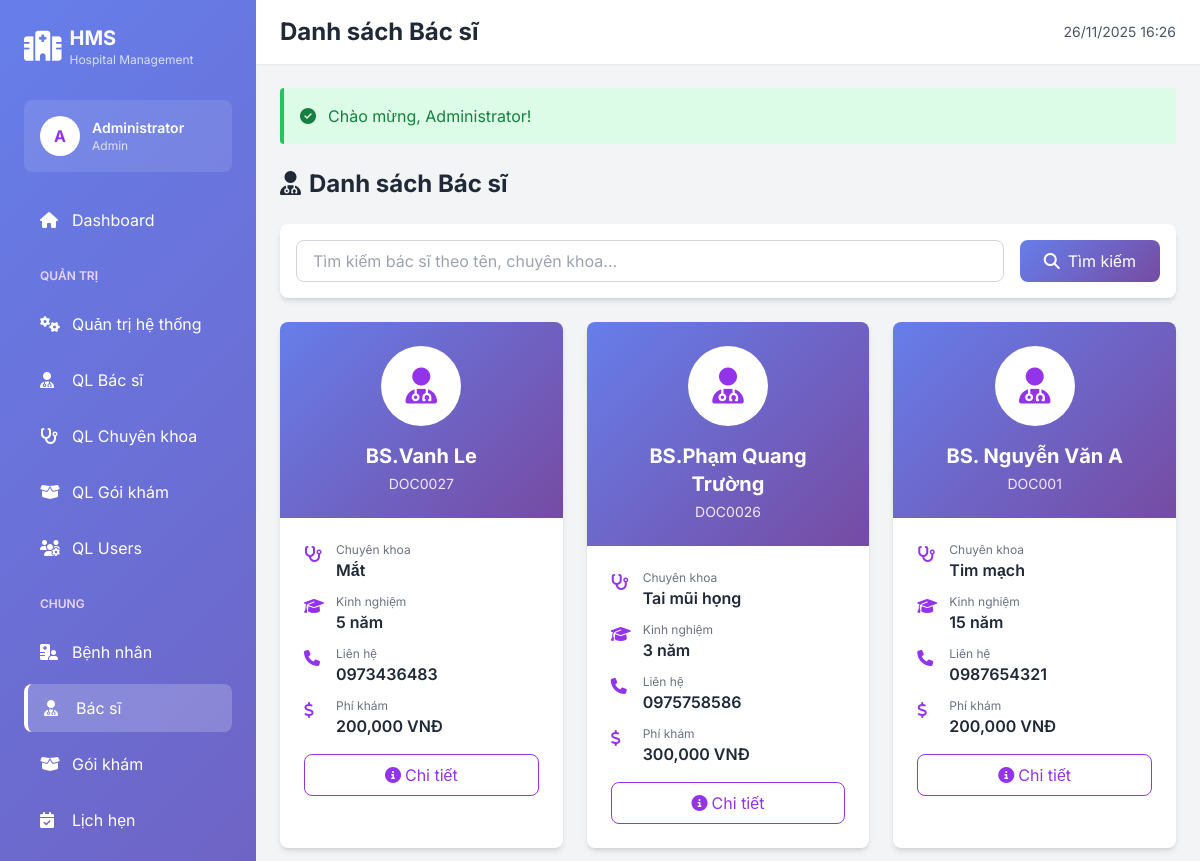
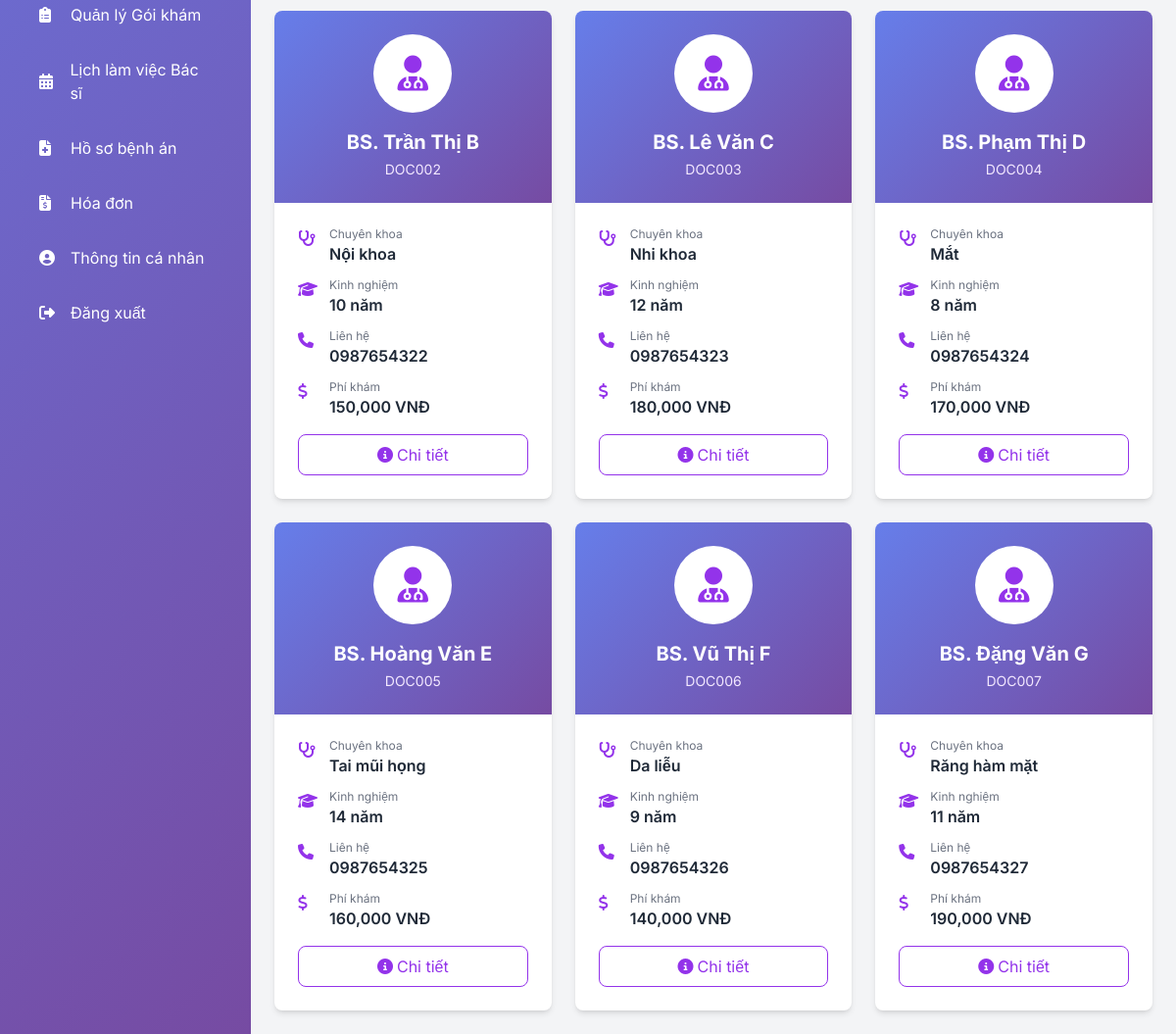
Page /WebBenhvien/hospital-management-system/public/doctors (signed in) on the committed database (2 pictures, top to bottom).
### tables this page shows
CREATE TABLE `doctors` (
  `id` int(11) NOT NULL,
  `user_id` int(11) NOT NULL,
  `doctor_code` varchar(20) NOT NULL,
  `specialization_id` int(11) NOT NULL,
  `license_number` varchar(50) NOT NULL,
  `qualification` text DEFAULT NULL,
  `experience_years` int(11) DEFAULT 0,
  `consultation_fee` decimal(10,2) DEFAULT 0.00,
  `available_days` varchar(100) DEFAULT NULL,
  `available_hours` varchar(50) DEFAULT NULL,
  `bio` text DEFAULT NULL,
  `education` text DEFAULT NULL,
  `certifications` text DEFAULT NULL,
  `languages` varchar(255) DEFAULT NULL,
  `rating` decimal(3,2) DEFAULT 0.00,
  `total_patients` int(11) DEFAULT 0,
  `is_available` tinyint(1) DEFAULT 1,
  `created_at` timestamp NOT NULL DEFAULT current_timestamp(),
  `updated_at` timestamp NOT NULL DEFAULT current_timestamp() ON UPDATE current_timestamp()
);

CREATE TABLE `users` (
  `id` int(11) NOT NULL,
  `username` varchar(50) NOT NULL,
  `email` varchar(100) NOT NULL,
  `password` varchar(255) NOT NULL,
  `full_name` varchar(100) NOT NULL,
  `phone` varchar(20) DEFAULT NULL,
  `date_of_birth` date DEFAULT NULL,
  `gender` enum('male','female','other') DEFAULT 'other',
  `address` text DEFAULT NULL,
  `avatar` varchar(255) DEFAULT NULL,
  `role` enum('admin','doctor','patient','staff','receptionist') DEFAULT 'patient',
  `is_active` tinyint(1) DEFAULT 1,
  `created_at` timestamp NOT NULL DEFAULT current_timestamp(),
  `updated_at` timestamp NOT NULL DEFAULT current_timestamp() ON UPDATE current_timestamp()
);

CREATE TABLE `specializations` (
  `id` int(11) NOT NULL,
  `name` varchar(100) NOT NULL,
  `description` text DEFAULT NULL,
  `min_age` int(11) DEFAULT 0,
  `max_age` int(11) DEFAULT 150,
  `gender_requirement` enum('male','female','both') DEFAULT 'both',
  `icon` varchar(50) DEFAULT 'fa-stethoscope',
  `is_active` tinyint(1) DEFAULT 1,
  `created_at` timestamp NOT NULL DEFAULT current_timestamp(),
  `updated_at` timestamp NOT NULL DEFAULT current_timestamp() ON UPDATE current_timestamp()
);

### app/Views/doctors/index.php (the view, shortened to what the rows shown need)
<?php if (empty($doctors)): ?>
    <div class="bg-white rounded-lg shadow-md p-12 text-center">
        <i class="fas fa-user-md text-6xl text-gray-300 mb-4"></i>
        <p class="text-gray-500 text-lg">Không tìm thấy bác sĩ nào</p>
    </div>
<?php else: ?>
    <div class="grid grid-cols-1 md:grid-cols-2 lg:grid-cols-3 gap-6">
        <?php foreach ($doctors as $doctor): ?>
        <div class="bg-white rounded-lg shadow-md overflow-hidden card-hover">
            <div class="gradient-bg p-6 text-white">
                <div class="w-20 h-20 bg-white rounded-full flex items-center justify-center mx-auto mb-4">
                    <i class="fas fa-user-md text-4xl text-purple-600"></i>
                </div>
                <h3 class="text-xl font-bold text-center"><?= htmlspecialchars($doctor['full_name']) ?></h3>
                <p class="text-center text-purple-100 text-sm mt-1"><?= htmlspecialchars($doctor['doctor_code']) ?></p>
            </div>
            <div class="p-6">
                <div class="space-y-3 mb-4">
                    <div class="flex items-start">
                        <i class="fas fa-stethoscope text-purple-600 mt-1 mr-3 w-5"></i>
                        <div>
                            <p class="text-xs text-gray-500">Chuyên khoa</p>
                            <p class="font-semibold text-gray-800"><?= htmlspecialchars($doctor['specialization']) ?></p>
                        </div>
                    </div>
                    <div class="flex items-start">
                        <i class="fas fa-graduation-cap text-purple-600 mt-1 mr-3 w-5"></i>
                        <div>
                            <p class="text-xs text-gray-500">Kinh nghiệm</p>
                            <p class="font-semibold text-gray-800"><?= $doctor['experience_years'] ?> năm</p>
                        </div>
                    </div>
                    <div class="flex items-start">
                        <i class="fas fa-phone text-purple-600 mt-1 mr-3 w-5"></i>
                        <div>
                            <p class="text-xs text-gray-500">Liên hệ</p>
                            <p class="font-semibold text-gray-800"><?= htmlspecialchars($doctor['phone']) ?></p>
                        </div>
                    </div>
                    <div class="flex items-start">
                        <i class="fas fa-dollar-sign text-purple-600 mt-1 mr-3 w-5"></i>
                        <div>
                            <p class="text-xs text-gray-500">Phí khám</p>
                            <p class="font-semibold text-gray-800"><?= number_format($doctor['consultation_fee']) ?> VNĐ</p>
                        </div>
                    </div>
                </div>
                <div class="flex gap-2">
                    <a href="<?= APP_URL ?>/doctors/<?= $doctor['id'] ?>"
                       class="flex-1 text-center px-4 py-2 border border-purple-600 text-purple-600 rounded-lg hover:bg-purple-50 transition">
                        <i class="fas fa-info-circle mr-1"></i>Chi tiết
                    </a>
                </div>
            </div>
        </div>
        <?php endforeach; ?>
    </div>
<?php endif; ?>
<?php
require_once APP_PATH . '/Views/layouts/main.php';
?>

### rows in the picture
doctors: user.full_name "BS.Vanh Le", doctor_code "DOC0027", specialization.name "Mắt", experience_years "5", user.phone "0973436483", consultation_fee "200,000"
doctors: user.full_name "BS.Phạm Quang Trường", doctor_code "DOC0026", specialization.name "Tai mũi họng", experience_years "3", user.phone "0975758586", consultation_fee "300,000"
doctors: user.full_name "BS. Nguyễn Văn A", doctor_code "DOC001", specialization.name "Tim mạch", experience_years "15", user.phone "0987654321", consultation_fee "200,000"
doctors: user.full_name "BS. Trần Thị B", doctor_code "DOC002", specialization.name "Nội khoa", experience_years "10", user.phone "0987654322", consultation_fee "150,000"
doctors: user.full_name "BS. Lê Văn C", doctor_code "DOC003", specialization.name "Nhi khoa", experience_years "12", user.phone "0987654323", consultation_fee "180,000"
doctors: user.full_name "BS. Phạm Thị D", doctor_code "DOC004", specialization.name "Mắt", experience_years "8", user.phone "0987654324", consultation_fee "170,000"
doctors: user.full_name "BS. Hoàng Văn E", doctor_code "DOC005", specialization.name "Tai mũi họng", experience_years "14", user.phone "0987654325", consultation_fee "160,000"
doctors: user.full_name "BS. Vũ Thị F", doctor_code "DOC006", specialization.name "Da liễu", experience_years "9", user.phone "0987654326", consultation_fee "140,000"
doctors: user.full_name "BS. Đặng Văn G", doctor_code "DOC007", specialization.name "Răng hàm mặt", experience_years "11", user.phone "0987654327", consultation_fee "190,000"

### other values in the picture
substr(Auth::user()['full_name'], 0, 1) "A"
Auth::user()['full_name'] "Administrator"
Auth::role() "Admin"
$page_title "Danh sách Bác sĩ"
$_SESSION['success'] "Chào mừng, Administrator!"
